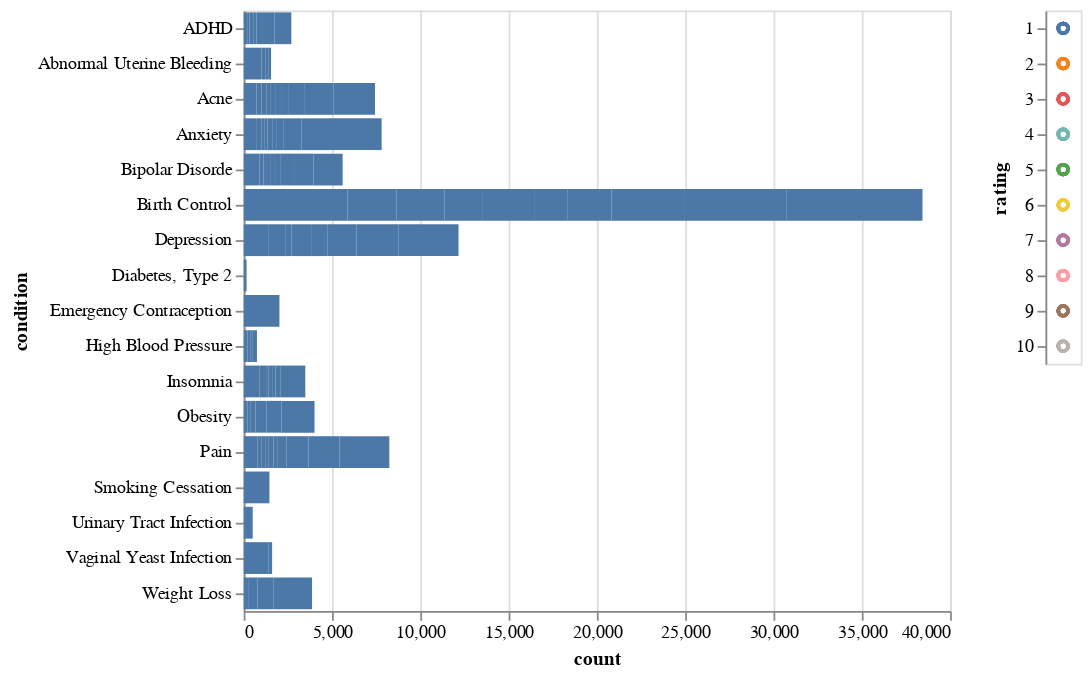

Notebook code for this chart:
### Code cell
#Check the change of top conditions across rating
click = alt.selection_multi(encodings=['color'])

scatter = alt.Chart(top_condition_rating).mark_bar().encode(
    x='count',
    y='condition'
).transform_filter(
    click
)

hist = alt.Chart(top_condition_rating).mark_point().encode(
    y='rating:N',
    color=alt.condition(click, 'rating:N', alt.value('lightgray'), legend=None)
).add_selection(
    click
)

scatter | hist

### Figure 1 — Vega-Lite specification as saved in the notebook (floating-point values rounded to 4 significant figures)
{"config": {"view": {"continuousWidth": 400, "continuousHeight": 300}}, "hconcat": [{"mark": "bar", "encoding": {"x": {"type": "quantitative", "field": "count"}, "y": {"type": "nominal", "field": "condition"}}, "transform": [{"filter": {"selection": "selector003"}}]}, {"mark": "point", "encoding": {"color": {"condition": {"type": "nominal", "field": "rating", "legend": null, "selection": "selector003"}, "value": "lightgray"}, "y": {"type": "nominal", "field": "rating"}}, "selection": {"selector003": {"type": "multi", "encodings": ["color"]}}}], "data": {"name": "data-7c8341cf783d5d78aead0b7ec8e1478b"}, "$schema": "https://vega.github.io/schema/vega-lite/v4.8.1.json", "datasets": {"data-7c8341cf783d5d78aead0b7ec8e1478b": [{"condition": "Birth Control", "count": 5876, "rating": 1}, {"condition": "Vaginal Yeast Infection", "count": 1417, "rating": 1}, {"condition": "Depression", "count": 1383, "rating": 1}, {"condition": "Abnormal Uterine Bleeding", "count": 1008, "rating": 1}, {"condition": "Insomnia", "count": 882, "rating": 1}, {"condition": "Pain", "count": 794, "rating": 1}, {"condition": "Anxiety", "count": 744, "rating": 1}, {"condition": "Acne", "count": 719, "rating": 1}, {"condition": "Bipolar Disorde", "count": 696, "rating": 1}, {"condition": "Urinary Tract Infection", "count": 510, "rating": 1}, {"condition": "Birth Control", "count": 2787, "rating": 2}, {"condition": "Depression", "count": 501, "rating": 2}, {"condition": "Acne", "count": 292, "rating": 2}, {"condition": "Anxiety", "count": 250, "rating": 2}, {"condition": "Pain", "count": 228, "rating": 2}, {"condition": "Abnormal Uterine Bleeding", "count": 210, "rating": 2}, {"condition": "Insomnia", "count": 210, "rating": 2}, {"condition": "High Blood Pressure", "count": 204, "rating": 2}, {"condition": "Bipolar Disorde", "count": 197, "rating": 2}, {"condition": "Vaginal Yeast Infection", "count": 192, "rating": 2}, {"condition": "Birth Control", "count": 2695, "rating": 3}, {"condition": "Depression", "count": 462, "rating": 3}, {"condition": "Acne", "count": 295, "rating": 3}, {"condition": "Pain", "count": 230, "rating": 3}, {"condition": "Bipolar Disorde", "count": 220, "rating": 3}, {"condition": "Abnormal Uterine Bleeding", "count": 203, "rating": 3}, {"condition": "Anxiety", "count": 200, "rating": 3}, {"condition": "ADHD", "count": 194, "rating": 3}, {"condition": "Insomnia", "count": 174, "rating": 3}, {"condition": "High Blood Pressure", "count": 165, "rating": 3}, {"condition": "Birth Control", "count": 2140, "rating": 4}, {"condition": "Depression", "count": 354, "rating": 4}, {"condition": "Acne", "count": 190, "rating": 4}, {"condition": "Pain", "count": 168, "rating": 4}, {"condition": "Anxiety", "count": 158, "rating": 4}, {"condition": "Bipolar Disorde", "count": 151, "rating": 4}, {"condition": "High Blood Pressure", "count": 146, "rating": 4}, {"condition": "ADHD", "count": 135, "rating": 4}, {"condition": "Insomnia", "count": 134, "rating": 4}, {"condition": "Abnormal Uterine Bleeding", "count": 128, "rating": 4}, {"condition": "Birth Control", "count": 2944, "rating": 5}, {"condition": "Depression", "count": 545, "rating": 5}, {"condition": "Acne", "count": 327, "rating": 5}, {"condition": "Pain", "count": 262, "rating": 5}, {"condition": "Anxiety", "count": 260, "rating": 5}, {"condition": "High Blood Pressure", "count": 235, "rating": 5}, {"condition": "Bipolar Disorde", "count": 230, "rating": 5}, {"condition": "Obesity", "count": 225, "rating": 5}, {"condition": "Insomnia", "count": 208, "rating": 5}, {"condition": "ADHD", "count": 206, "rating": 5}, {"condition": "Birth Control", "count": 1909, "rating": 6}, {"condition": "Depression", "count": 571, "rating": 6}, {"condition": "Acne", "count": 291, "rating": 6}, {"condition": "Pain", "count": 252, "rating": 6}, {"condition": "Bipolar Disorde", "count": 224, "rating": 6}, {"condition": "Anxiety", "count": 223, "rating": 6}, {"condition": "Insomnia", "count": 188, "rating": 6}, {"condition": "ADHD", "count": 187, "rating": 6}, {"condition": "Obesity", "count": 177, "rating": 6}, {"condition": "Diabetes, Type 2", "count": 163, "rating": 6}, {"condition": "Birth Control", "count": 2472, "rating": 7}, {"condition": "Depression", "count": 915, "rating": 7}, {"condition": "Pain", "count": 498, "rating": 7}, {"condition": "Acne", "count": 445, "rating": 7}, {"condition": "Anxiety", "count": 399, "rating": 7}, {"condition": "Bipolar Disorde", "count": 385, "rating": 7}, {"condition": "ADHD", "count": 316, "rating": 7}, {"condition": "Insomnia", "count": 272, "rating": 7}, {"condition": "Obesity", "count": 263, "rating": 7}, {"condition": "Weight Loss", "count": 250, "rating": 7}, {"condition": "Birth Control", "count": 4162, "rating": 8}, {"condition": "Depression", "count": 1654, "rating": 8}, {"condition": "Pain", "count": 1235, "rating": 8}, {"condition": "Anxiety", "count": 1029, "rating": 8}, {"condition": "Acne", "count": 861, "rating": 8}, {"condition": "Bipolar Disorde", "count": 799, "rating": 8}, {"condition": "ADHD", "count": 701, "rating": 8}, {"condition": "Obesity", "count": 617, "rating": 8}, {"condition": "Insomnia", "count": 552, "rating": 8}, {"condition": "Weight Loss", "count": 524, "rating": 8}, {"condition": "Birth Control", "count": 5766, "rating": 9}, {"condition": "Depression", "count": 2393, "rating": 9}, {"condition": "Pain", "count": 1756, "rating": 9}, {"condition": "Acne", "count": 1665, "rating": 9}, {"condition": "Anxiety", "count": 1566, "rating": 9}, {"condition": "Bipolar Disorde", "count": 1053, "rating": 9}, {"condition": "ADHD", "count": 959, "rating": 9}, {"condition": "Weight Loss", "count": 901, "rating": 9}, {"condition": "Insomnia", "count": 868, "rating": 9}, {"condition": "Obesity", "count": 851, "rating": 9}, {"condition": "Birth Control", "count": 7685, "rating": 10}, {"condition": "Depression", "count": 3386, "rating": 10}, {"condition": "Anxiety", "count": 2983, "rating": 10}, {"condition": "Pain", "count": 2822, "rating": 10}, {"condition": "Acne", "count": 2350, "rating": 10}, {"condition": "Weight Loss", "count": 2195, "rating": 10}, {"condition": "Emergency Contraception", "count": 2023, "rating": 10}, {"condition": "Obesity", "count": 1878, "rating": 10}, {"condition": "Bipolar Disorde", "count": 1649, "rating": 10}, {"condition": "Smoking Cessation", "count": 1457, "rating": 10}]}}
